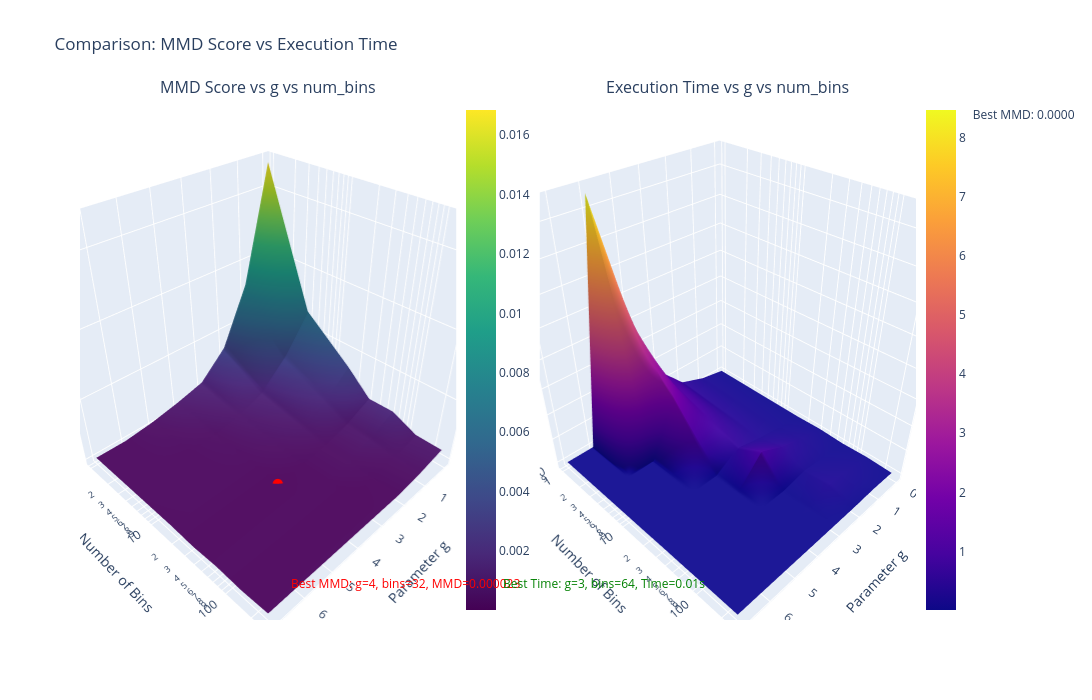

Notebook code for this chart:
### Code cell
plot("results/blobs/blobs_10000_1000_gaussian.csv")

### Figure 1 — Plotly figure (JSON) as saved in the notebook; plotly's stock layout.template omitted (floating-point values rounded to 4 significant figures)
{"data": [{"colorbar": {"x": 0.45, "y": 0.5}, "colorscale": [[0, "#440154"], [0.1111, "#482878"], [0.2222, "#3e4989"], [0.3333, "#31688e"], [0.4444, "#26828e"], [0.5556, "#1f9e89"], [0.6667, "#35b779"], [0.7778, "#6ece58"], [0.8889, "#b5de2b"], [1, "#fde725"]], "scene": "scene", "type": "surface", "x": [0, 1, 2, 3, 4, 5, 6, 7], "y": [1, 4, 16, 32, 64, 128, 256], "z": [[0.01684, 0.008164, 0.003564, 0.001502, 0.0008936, 0.0004236, 0.0001338, 0.0001338], [0.006583, 0.003571, 0.001544, 0.0008296, 0.0003293, 0.0001338, 0.0001338, 0.0001338], [0.003557, 0.001806, 0.0007945, 0.0003763, 0.0001338, 0.0001338, 0.0001338, 0.0001338], [0.00178, 0.0008382, 0.0003824, 0.0001346, 2.313e-05, 2.313e-05, 2.313e-05, 2.313e-05], [0.001807, 0.0007569, 0.0003648, 0.0001338, 0.0001338, 0.0001338, 0.0001338, 0.0001338], [0.0009143, 0.0004705, 0.0001564, 2.313e-05, 2.313e-05, 2.313e-05, 2.313e-05, 2.313e-05], [0.000872, 0.0004159, 0.0001338, 0.0001338, 0.0001338, 0.0001338, 0.0001338, 0.0001338]]}, {"colorbar": {"x": 1, "y": 0.5}, "colorscale": [[0, "#0d0887"], [0.1111, "#46039f"], [0.2222, "#7201a8"], [0.3333, "#9c179e"], [0.4444, "#bd3786"], [0.5556, "#d8576b"], [0.6667, "#ed7953"], [0.7778, "#fb9f3a"], [0.8889, "#fdca26"], [1, "#f0f921"]], "scene": "scene2", "type": "surface", "x": [0, 1, 2, 3, 4, 5, 6, 7], "y": [1, 4, 16, 32, 64, 128, 256], "z": [[0.04922, 0.2242, 0.5659, 1.574, 4.15, 8.467, 0.01292, 0.01028], [0.04245, 0.176, 0.4476, 1.079, 2.074, 0.01046, 0.009527, 0.0101], [0.03675, 0.1355, 0.3138, 0.5591, 0.0136, 0.01007, 0.009917, 0.01003], [0.06945, 0.2567, 0.5687, 1.034, 0.01704, 0.01727, 0.01737, 0.01794], [0.02798, 0.09714, 0.1737, 0.009317, 0.01008, 0.009783, 0.009935, 0.0101], [0.06177, 0.1784, 0.2893, 0.04194, 0.01765, 0.01738, 0.01794, 0.0179], [0.021, 0.04607, 0.01412, 0.01004, 0.009876, 0.01014, 0.01003, 0.009918]]}, {"marker": {"color": "red", "size": 6}, "mode": "markers", "name": "Best MMD: 0.0000", "scene": "scene", "showlegend": true, "type": "scatter3d", "x": [4], "y": [32], "z": [2.313e-05]}], "layout": {"annotations": [{"font": {"size": 16}, "showarrow": false, "text": "MMD Score vs g vs num_bins", "x": 0.225, "xanchor": "center", "xref": "paper", "y": 1, "yanchor": "bottom", "yref": "paper"}, {"font": {"size": 16}, "showarrow": false, "text": "Execution Time vs g vs num_bins", "x": 0.775, "xanchor": "center", "xref": "paper", "y": 1, "yanchor": "bottom", "yref": "paper"}, {"font": {"color": "red"}, "showarrow": false, "text": "Best MMD: g=4, bins=32, MMD=0.000023", "x": 0.25, "xref": "paper", "y": 0.05, "yref": "paper"}, {"font": {"color": "green"}, "showarrow": false, "text": "Best Time: g=3, bins=64, Time=0.01s", "x": 0.75, "xref": "paper", "y": 0.05, "yref": "paper"}], "height": 700, "scene": {"domain": {"x": [0, 0.45], "y": [0, 1]}, "xaxis": {"title": {"text": "Parameter g"}}, "yaxis": {"title": {"text": "Number of Bins"}, "type": "log"}, "zaxis": {"title": {"text": "MMD Score"}}}, "scene2": {"domain": {"x": [0.55, 1], "y": [0, 1]}, "xaxis": {"title": {"text": "Parameter g"}}, "yaxis": {"title": {"text": "Number of Bins"}, "type": "log"}, "zaxis": {"title": {"text": "Time (seconds)"}}}, "title": {"text": "Comparison: MMD Score vs Execution Time"}, "width": 1400}}
